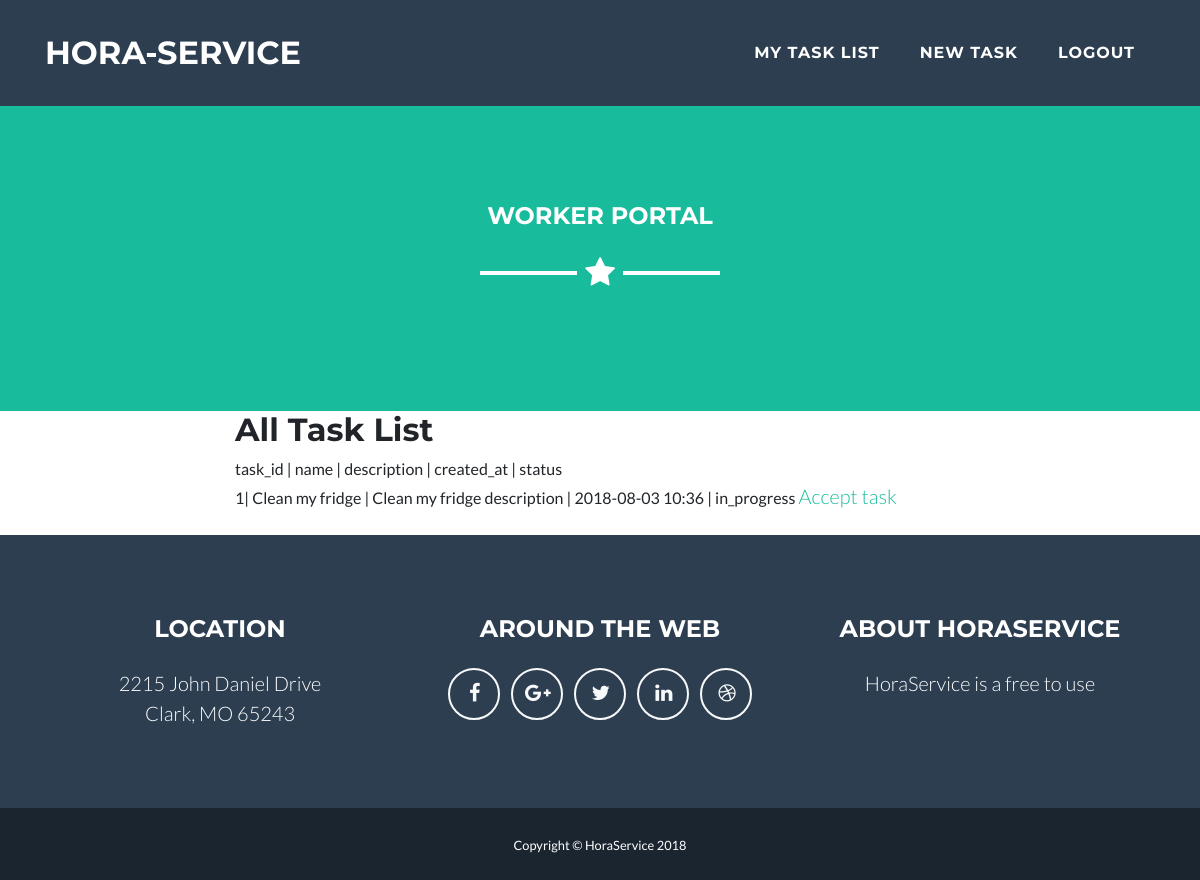
The app's page /worker/my-task-list (signed in) with its own data.
### consumer/models.py (models this page shows)
class ConsumerTask(models.Model):
    CREATED = 'created'
    IN_PROGRESS = 'in_progress'
    COMPLETED = 'completed'
    STATUS_CHOICES = (
        (CREATED, CREATED),
        (IN_PROGRESS, IN_PROGRESS),
        (COMPLETED, COMPLETED),
    )
    CLEAN_FRIDGE = 'clean fridge'
    CLEAN_ROOM = 'clean room'
    CLEAN_CAR = 'clean car'
    CLEAN_AC = 'clean AC'
    CATEGORY_CHOICES = (
        (CLEAN_AC, CLEAN_AC),
        (CLEAN_CAR, CLEAN_CAR),
        (CLEAN_FRIDGE, CLEAN_FRIDGE),
        (CLEAN_ROOM, CLEAN_ROOM)
    )
    user = models.ForeignKey(User, on_delete=models.CASCADE, related_name='task_consumer')
    name = models.CharField(blank=True, null=True , max_length=300)
    description = models.TextField(null=True, blank=True)
    location = models.CharField(null=True, blank=True, max_length=300)
    status = models.CharField(choices=STATUS_CHOICES, default=CREATED,
                              null=True, blank=True, max_length=300)
    category = models.CharField(choices=CATEGORY_CHOICES, default=None,
                              null=True, blank=True, max_length=300)
    created_at = models.DateTimeField(auto_now_add=True)
    updated_at = models.DateTimeField(auto_now=True)
    worker =  models.ForeignKey(User, on_delete=models.CASCADE, null=True, default=None, related_name='task_worker')
    class Meta:
        db_table = 'consumer_tasks'

### worker/views.py (the view)
# urls.py: path('my-task-list', views.MyTaskList.as_view(),
@method_decorator([login_required, worker_required], name='dispatch')
class MyTaskList(View):
    def get(self, request):
        template = loader.get_template('worker/task_list.html')
        context = {}
        tasks = ConsumerTask.objects.filter(user=request.user)
        if tasks:
            context['tasks'] = tasks
        return HttpResponse(template.render(context, request))

### user_auth/helpers.py (called while the page is built)
def worker_required(function=None, redirect_field_name=REDIRECT_FIELD_NAME, login_url='user_login'):
    actual_decorator = user_passes_test(
        lambda u: u.is_active and u.is_worker,
        login_url=login_url,
        redirect_field_name=redirect_field_name
    )
    if function:
        return actual_decorator(function)
    return actual_decorator

### worker/templates/worker/task_list.html
{% extends "worker/base.html" %}
{% block content %}
    <div class="container">
        <div class="row">
            <div class="col-lg-8 mx-auto">
            {% if status == 'completed' %}
                <h2>Completed Task List</h2>
            {% else %}
                <h2>All Task List</h2>
            {% endif %}
            {% if tasks %}
                task_id | name | description | created_at | status <br/>
                {% for task in tasks %}
                    {{task.id}}| {{ task.name }} | {{ task.description }} | {{ task.created_at |date:'Y-m-d H:i' }} | {{ task.status }} <a class="lead" href="{% url 'worker_accept_task' task_id=task.id %}">Accept task</a> <br/><br/>
                {% endfor %}
            {% else  %}
                No tasks found
            {% endif %}
            </div>
        </div>
    </div>
{% endblock content %}

### records on screen
ConsumerTask: id "1", name "Clean my fridge", description "Clean my fridge description", created_at "2018-08-03 10:36", status "in_progress"
